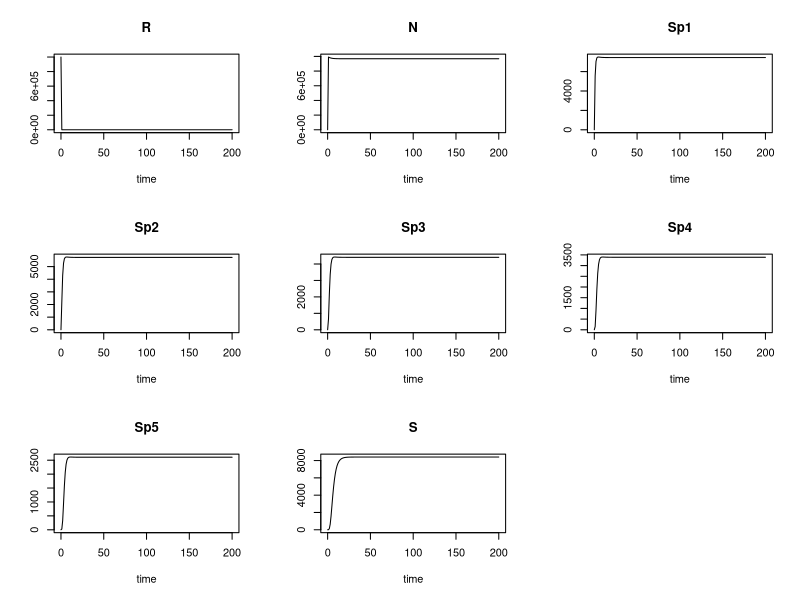
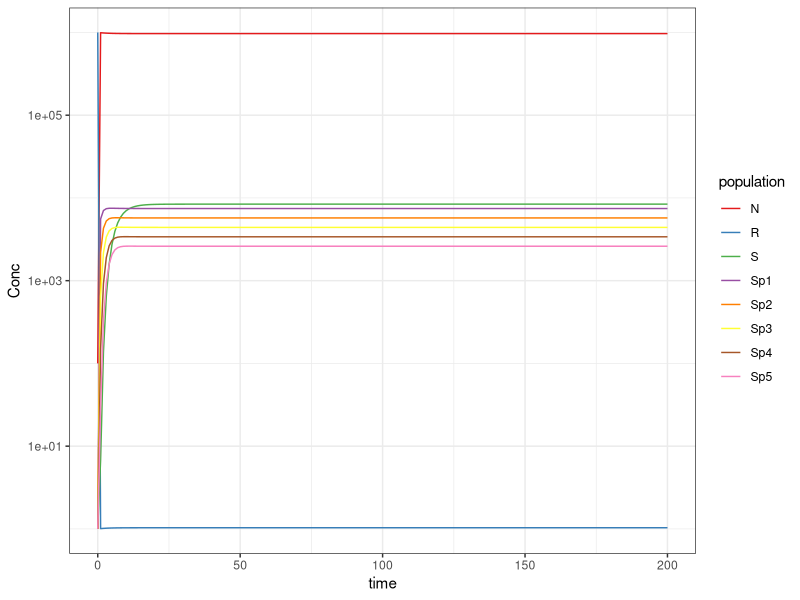
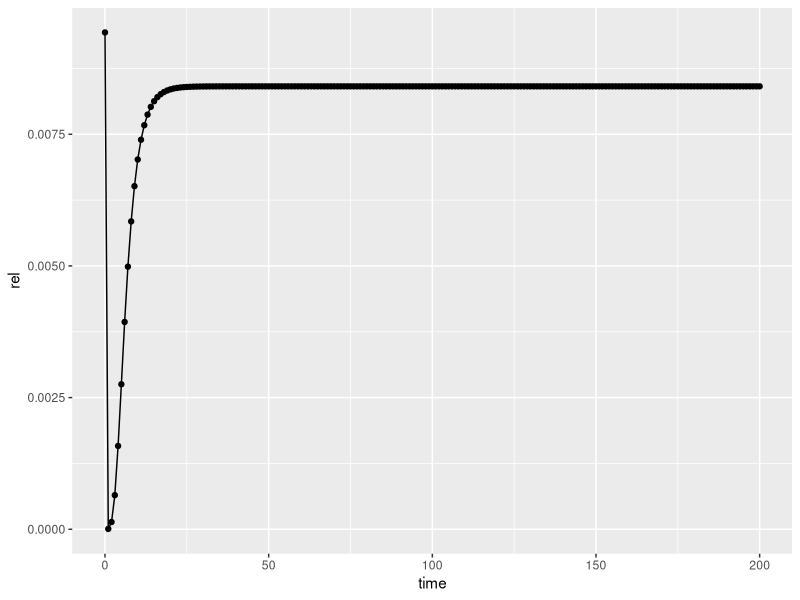
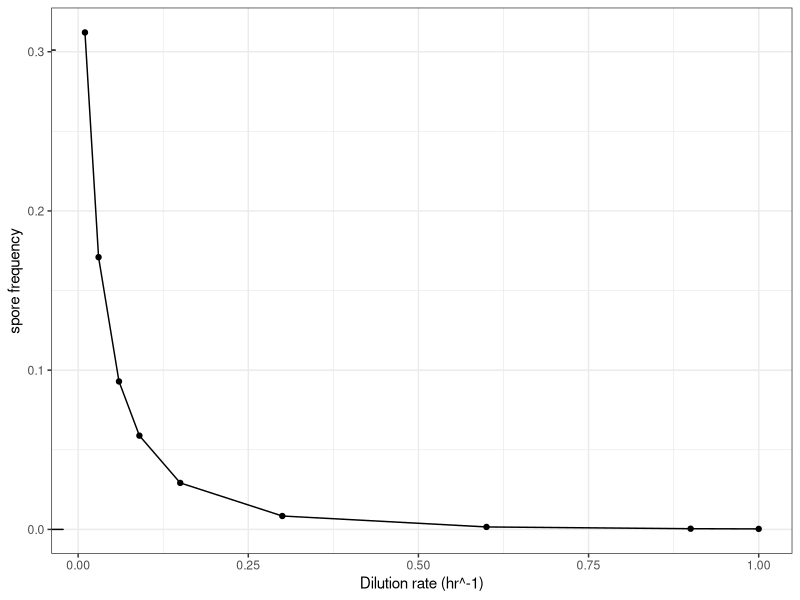

Reproduce these figures in R, in order.
# In this code I will model a chemostat in which a sporulating bacteria os grown

#Clear environment
rm(list=ls())
pd=par()
#Load necessary library
library(deSolve)
library(ggplot2)

## Model with multi stage sporulation
#Define system of differential equations for resource and bacteria
chemostat <- function(t,current,params){
  with(as.list(c(params,current)), {
    #list the equations for the derivatives of each state variable
    #R is the resource
    dR <- D * (R_in - R) - mu * R * N 
    
    #N are the bacteria 
    dN <- mu * R * N - D * N - prob_spor * N + prob_actv * S
    
    # Sporulation takes 6 time steps. modeled as 6 population maturig through the process
    dSp1 <- prob_spor * N - Sp1 - D*Sp1
    
    dSp2 <- Sp1  - Sp2 - D*Sp2
    dSp3 <- Sp2 - Sp3 - D*Sp3
    dSp4 <- Sp3 - Sp4 - D*Sp4
    dSp5 <- Sp4 - Sp5 - D*Sp5

    dS <- Sp5 - prob_actv * S - D*S
    

    results <- c(dR, dN, dSp1, dSp2,dSp3,dSp4,dSp5, dS)
    return (list(results))
  })
}



###define parameters
# resource in inflow
R_in <- 1e6
#dilution rate
D <- 0.3
# growth rate
mu <- D
# probaility of sporulation
prob_spor <- 0.01
#probability of reactivation of spores
prob_actv <- 0.01

# all parameters together
params <- c(R_in, D, mu, prob_spor, prob_actv)

#declare initial conditions for state variables
current0 <- c(R = R_in, N = 100, Sp1=1, Sp2=1,Sp3=1, Sp4=1,Sp5=1,S=1)

#define the time to run model
t <- seq (0, 200, by=1)

#solve the model and save the output
out <- lsoda(current0, t, chemostat, params)

plot (out)



library(tidyr)
out.l <- gather(as.data.frame(out), key='population', value='Conc', c("R","N","Sp1","Sp2","Sp3","Sp4","Sp5","S"))
# ggplot(out.l[out.l$population!='R',], aes(x=time, y=Conc))+
ggplot(out.l, aes(x=time, y=Conc))+
  geom_line(aes(color=population))+
  scale_y_log10()+
  theme_bw()+
  scale_colour_brewer(palette='Set1')

rel <- as.data.frame(out)
rel$all <- apply(X = rel[,3:9],MARGIN = 1,FUN = sum)
rel$rel <- rel$S/rel$all
qplot(data=rel, x=time, y=rel)+geom_line()


#####
# spore ratio
###define parameters
# resource in inflow
R_in <- 1e6

# growth rate
mu <- D
# probaility of sporulation
prob_spor <- 0.01
#probability of reactivation of spores
prob_actv <- 0.01

#declare initial conditions for state variables
current0 <- c(R = R_in, N = 100, Sp1=1, Sp2=1,Sp3=1, Sp4=1,Sp5=1,S=1)

#define the time to run model
t <- seq (0, 500, by=1)


d.rates <- data.frame(rates=c(0.01,0.03,0.06,0.09,0.15,0.3,0.6,0.9,1), ratio=NA)

for (i in d.rates$rates){
  #dilution rate
  D <- i
  # all parameters together
  params <- c(R_in, D, mu, prob_spor, prob_actv)
  #solve the model and save the output
  out <- lsoda(current0, t, chemostat, params)
  rel <- as.data.frame(out)
  rel$all <- apply(X = rel[,3:9],MARGIN = 1,FUN = sum)
  rel$rel <- rel$S/rel$all
  d.rates$ratio[d.rates$rates==i] <- rel$rel[length(rel$rel)]
}

qplot(data=d.rates, x=rates, y=ratio)+geom_line()+
  # scale_y_log10(breaks=c(0.1,0.01, 0.001,0.0001))+
  ylab("spore frequency")+
  xlab("Dilution rate (hr^-1)")+ theme_bw()+
  annotation_logticks(sides = 'l')
  
